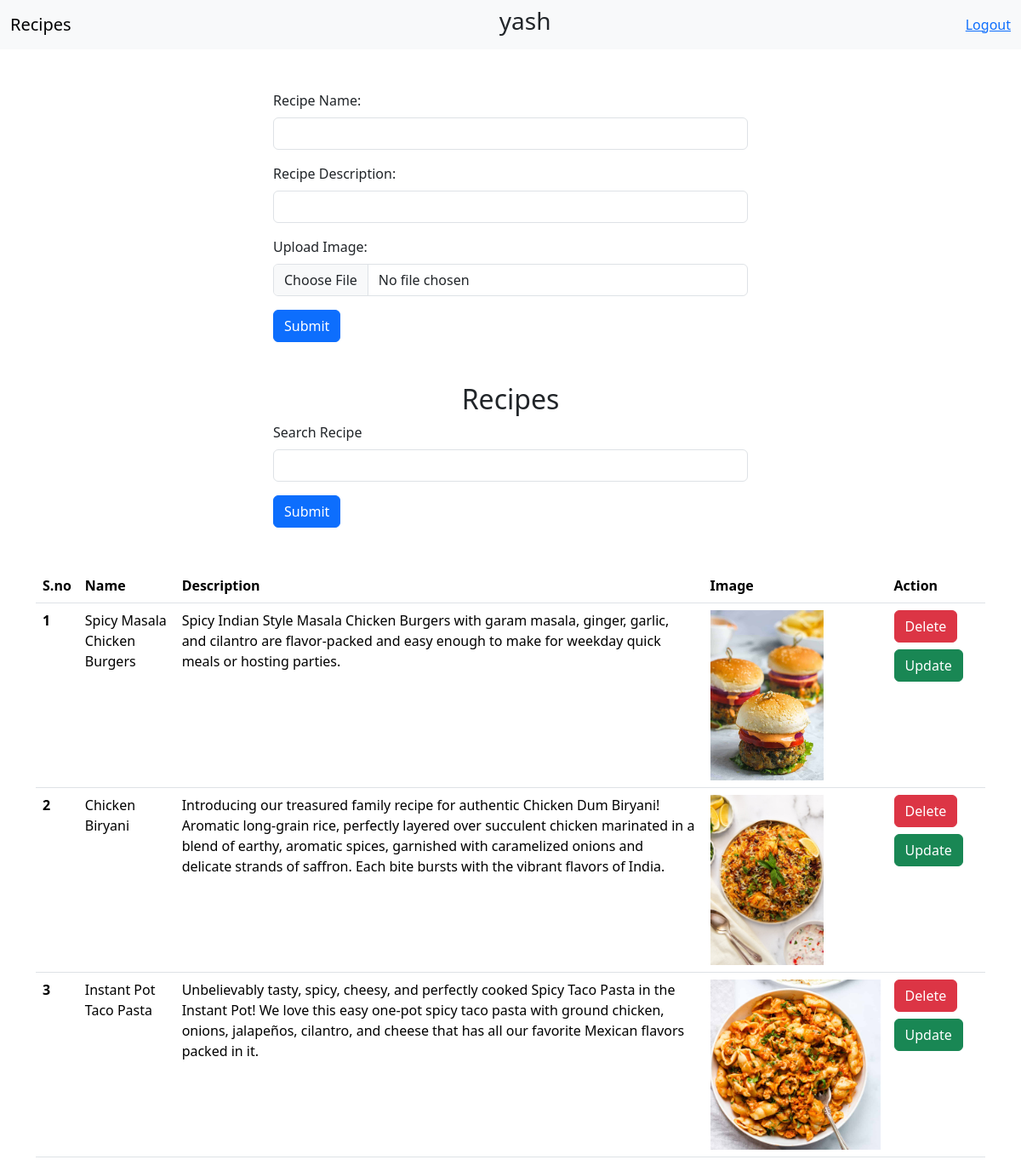
The app's page / (signed in) with its own data.
### recipes/models.py (models this page shows)
class Recipe(models.Model):
    user = models.ForeignKey(User, on_delete=models.SET_NULL, null = True, blank = True)
    name_recipe = models.CharField(max_length=100)
    description_recipe = models.TextField()
    image_recipe = models.ImageField(upload_to="recipe_image")

### recipes/views.py (the view, shortened to what this page needs)
@login_required(login_url="/login/")
def recipes(request):
    data = Recipe.objects.all()
    if request.GET.get('search'):
        data = data.filter(name_recipe__icontains = request.GET.get('search'))
    context = {'recipes' : data}
    return render(request, "recipes.html", context)

### recipes/templates/recipes.html (shortened to what this page needs)
<!doctype html>
<html lang="en">
  <head>
    <link href="https://cdn.jsdelivr.net/npm/bootstrap@5.3.3/dist/css/bootstrap.min.css" rel="stylesheet">
  </head>
  <body>
    <nav class="navbar navbar-expand-lg navbar-light bg-light">
        <div class="container-fluid">
            <a class="navbar-brand" href="#">Recipes</a>
            <div class="ms-auto">
                <h3>{{user.username}}</h3>
            </div>
            <div class="ms-auto">
              {% if request.user.is_authenticated  %}
              <a href="/logout/">Logout</a>
              {% else %}
              <a href="/login/">Login</a>
              {% endif %}
          </div>
        </div>
    </nav>
    <div class="container">
        <form class="mt-5 col-6 mx-auto" method="POST" enctype="multipart/form-data">
            <div class="mb-3">
                <label for="formGroupExampleInput" class="form-label">Recipe Name:</label>
                <input type="text" class="form-control" name="recipe_name" id="formGroupExampleInput" >
              </div>
              <div class="mb-3">
                <label for="formGroupExampleInput2" class="form-label">Recipe Description:</label>
                <input type="text" class="form-control" name="recipe_description" id="formGroupExampleInput2" >
              </div>
              <div class="mb-3">
                <label for="formGroupExampleInput2" class="form-label">Upload Image:</label>
                <input type="file" class="form-control" name="recipe_image" id="formGroupExampleInput2" >
              </div>
            <button type="submit" class="btn btn-primary">Submit</button>
          </form>
            <form class="mt-5 col-6 mx-auto">
                <h2 class="text-center mt-5">Recipes</h2>
                <div class="mb-3">
                    <label for="formGroupExampleInput2" class="form-label">Search Recipe</label>
                    <input type="text" class="form-control" name="search" id="formGroupExampleInput2" >
                  </div>
                <button type="submit" class="btn btn-primary ">Submit</button>
            </form>
          <table class="table mt-5">
            <thead>
              <tr>
                <th scope="col">S.no</th>
                <th scope="col">Name</th>
                <th scope="col">Description</th>
                <th scope="col">Image</th>
                <th scope="col">Action</th>
              </tr>
            </thead>
            <tbody>
                {% for recipe in recipes %}
              <tr>
                <th>{{forloop.counter}}</th>
                <td>{{recipe.name_recipe}}</td>
                <td>{{recipe.description_recipe}}</td>
                <td><img src="/media/{{recipe.image_recipe}}" alt="image" style="height: 200px;"></td>
                <td>
                    <a href="/delete_recipe/{{recipe.id}}" class="btn btn-danger">Delete</a>
                    <a href="/update_recipe/{{recipe.id}}" class="btn btn-success mt-2">Update</a>
                </td>
              </tr>
              {% endfor %}
            </tbody>
          </table>
    </div>
  </body>
</html>

### records on screen
Recipe: name_recipe "Spicy Masala Chicken Burgers", description_recipe "Spicy Indian Style Masala Chicken Burgers with garam masala, ginger, garlic, and cilantro are flavor-packed and easy enough to make for weekday quick meals or hosting parties.", image_recipe (picture)
Recipe: name_recipe "Chicken Biryani", description_recipe "Introducing our treasured family recipe for authentic Chicken Dum Biryani! Aromatic long-grain rice, perfectly layered over succulent chicken marinated in a blend of earthy, aromatic spices, garnished with caramelized onions and delicate strands of saffron. Each bite bursts with the vibrant flavors of India.", image_recipe (picture)
Recipe: name_recipe "Instant Pot Taco Pasta", description_recipe "Unbelievably tasty, spicy, cheesy, and perfectly cooked Spicy Taco Pasta in the Instant Pot! We love this easy one-pot spicy taco pasta with ground chicken, onions, jalapeños, cilantro, and cheese that has all our favorite Mexican flavors packed in it.", image_recipe (picture)

### other values on screen
{{ user.username }} "yash"
